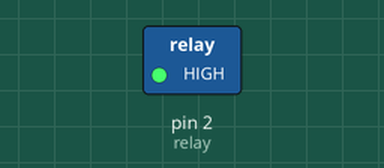
Recording of a sketch running on a simulated Arduino Uno, built with avr-gcc and run on an emulated ATmega328P. Parts: switched loads named in the sketch (green lamp = pin HIGH).

Above: at 0.1 s.
Timing chart, 0 to 1.6 s (numbered marks = the images above):
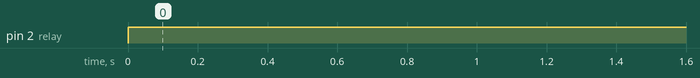

The sketch:

single_led.ino
```cpp
int relay = 2;
void setup() {
  pinMode(2, OUTPUT);
}


void loop() {
  digitalWrite(relay, HIGH);
}
```

Measured:
- by itself, pin 2 (relay): LOW → HIGH at 0.00 s
